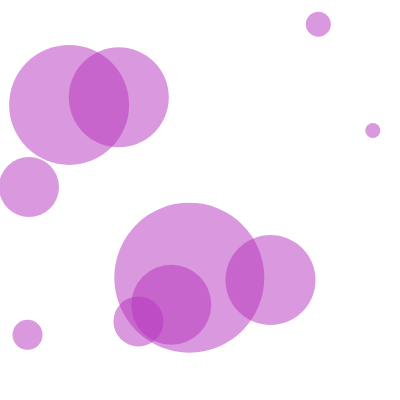
Frame 1 (no input)
Frame 60 (no input): identical to frame 1, image omitted
Frame 120 (the mouse pressed at the canvas centre since frame 60): identical to frame 1, image omitted

The p5.js sketch that drew this single still picture (run headless with seeded random() and noise() and a simulated clock; from frame 60 on, the mouse is pressed at the canvas centre):

// p5.js sketch
// ── sketch.js
var bubble0;
var bubble1;
var bubble2;
var bubble3;
var bubble4;
var bubble5; 
var bubble6; 
var bubble7; 
var bubble8;
var bubble9; 
var randomColor;

function setup() {
  createCanvas(400, 400);
  r = random(255);
  g = random(255);
  b = random(255);
  bubble0 = new bubbles(random(width), random(height), 50)
  bubble1 = new bubbles(random(width), random(height), 100)
  bubble2 = new bubbles(random(width), random(height), 120)
  bubble3 = new bubbles(random(width), random(height), 150)
  bubble4 = new bubbles(random(width), random(height), 25)
  bubble5 = new bubbles(random(width), random(height), 80)
  bubble6 = new bubbles(random(width), random(height), 90)
  bubble7 = new bubbles(random(width), random(height), 30)
  bubble8 = new bubbles(random(width), random(height), 15)
  bubble9 = new bubbles(random(width), random(height), 60)
  noStroke();
}

function draw() {
  background(255);
  bubble0.display();
  bubble1.display();
  bubble2.display();
  bubble3.display();
  bubble4.display();
  bubble5.display();
  bubble6.display();
  bubble7.display();
  bubble8.display();
  bubble9.display();
}

function mousePressed(){
   if(mouseIsPressed == true){
    console.log("Pressed");
}
}

function bubbles(tempX, tempY, tempDiameter) {

  this.x = tempX;
  this.y = tempY;
  this.diameter = tempDiameter;

  this.display = function() {
    fill(r, g, b, 130);
    ellipse(this.x, this.y, this.diameter, this.diameter);
  }


  

}
